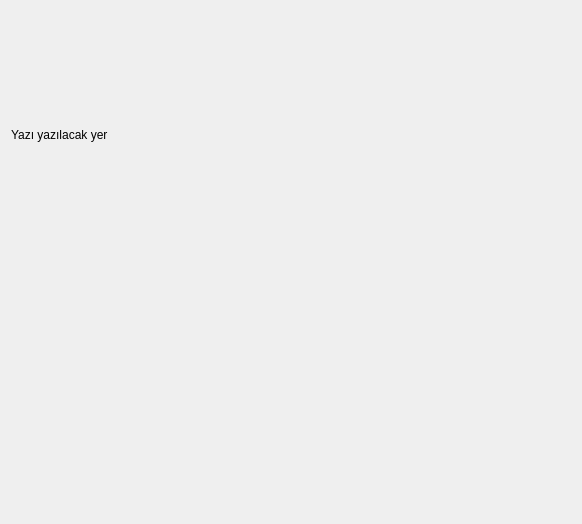
<?xml version="1.0" encoding="UTF-8"?>
<ui version="4.0">
 <class>Form</class>
 <widget class="QWidget" name="Form">
  <property name="geometry">
   <rect>
    <x>0</x>
    <y>0</y>
    <width>582</width>
    <height>524</height>
   </rect>
  </property>
  <property name="windowTitle">
   <string>Form</string>
  </property>
  <layout class="QVBoxLayout" name="verticalLayout">
   <item>
    <widget class="QLabel" name="label">
     <property name="text">
      <string>Yazı yazılacak yer</string>
     </property>
    </widget>
   </item>
   <item>
    <widget class="QLabel" name="label_2">
     <property name="text">
      <string/>
     </property>
    </widget>
   </item>
  </layout>
 </widget>
 <resources/>
 <connections/>
</ui>
